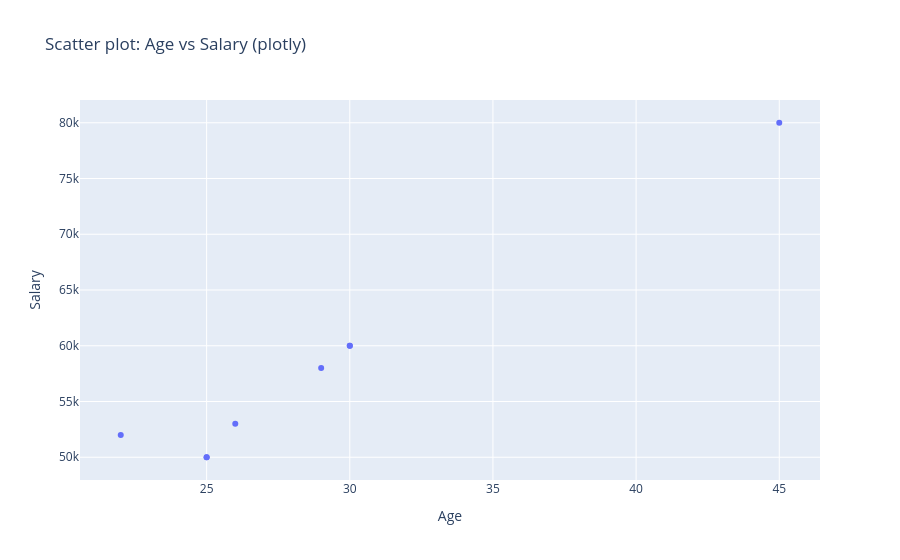

The code cell stored with this chart in its notebook:
### Code cell
# plotly

fig = px.scatter(Employee, x='Age', y='Salary', title='Scatter plot: Age vs Salary (plotly)')
fig.show()

### Figure 1 — Plotly figure (JSON) as saved in the notebook; plotly's stock layout.template omitted (floating-point values rounded to 4 significant figures)
{"data": [{"hovertemplate": "Age=%{x}<br>Salary=%{y}<extra></extra>", "legendgroup": "", "marker": {"color": "#636efa", "symbol": "circle"}, "mode": "markers", "name": "", "orientation": "v", "showlegend": false, "type": "scatter", "x": [25.0, 30.0, 22.0, 25.0, 45.0, 29.0, NaN, 34.0, 38.0, 26.0, 30.0], "xaxis": "x", "y": [50000.0, 60000.0, 52000.0, 50000.0, 80000.0, 58000.0, 75000.0, NaN, NaN, 53000.0, 60000.0], "yaxis": "y"}], "layout": {"legend": {"tracegroupgap": 0}, "title": {"text": "Scatter plot: Age vs Salary (plotly)"}, "xaxis": {"anchor": "y", "domain": [0, 1], "title": {"text": "Age"}}, "yaxis": {"anchor": "x", "domain": [0, 1], "title": {"text": "Salary"}}}}
